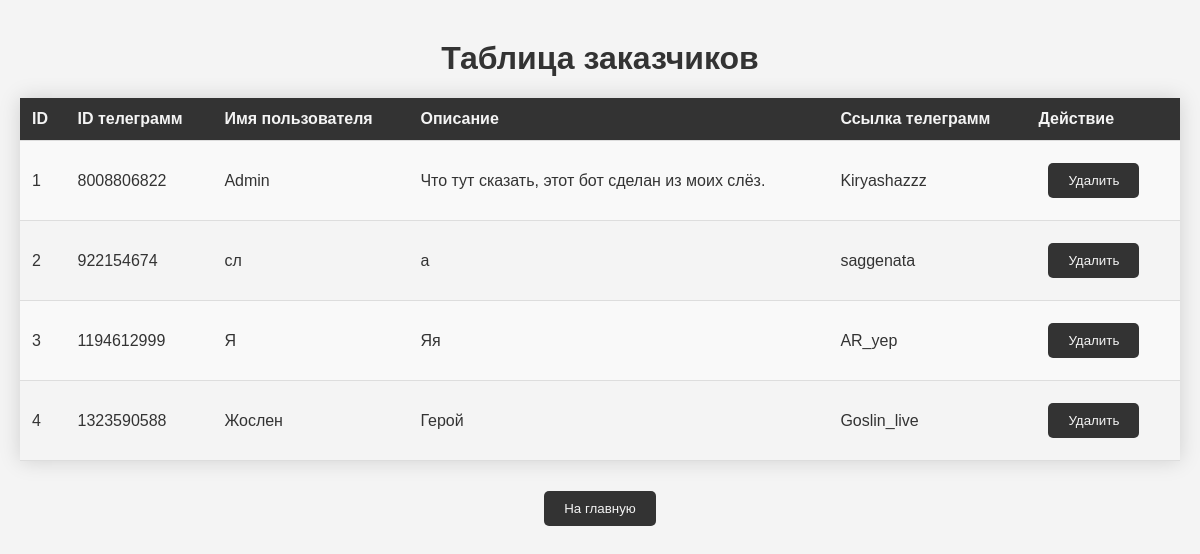
Page /customer on the committed database.
### tables this page shows
CREATE TABLE customer (
                id INTEGER PRIMARY KEY AUTOINCREMENT,
                tgid TEXT UNIQUE,
                name TEXT,
                info TEXT,
                username TEXT
            );

### app.py (the view)
@app.route('/customer')
def customer():
    db = get_db()
    cursor = db.cursor()
    cursor.execute('SELECT * FROM customer')
    rows = cursor.fetchall()
    return render_template('customer.html', rows=rows)

### app.py (called while the page is built)
def get_db():
    db = getattr(g, '_database', None)
    if db is None:
        db = g._database = sqlite3.connect(DATABASE)
    return db

@app.teardown_appcontext
def close_connection(exception):
    db = getattr(g, '_database', None)
    if db is not None:
        db.close()

### templates/customer.html (shortened to what this page needs)
<!DOCTYPE html>
<html lang="en">
<head>
    <link rel="stylesheet" href="{{ url_for('static', filename='styles.css') }}">
</head>
<body>
    <h1>Таблица заказчиков</h1>
    <table>
        <tr>
            <th>ID</th>
            <th>ID телеграмм</th>
            <th>Имя пользователя</th>
            <th>Описание</th>
            <th>Ссылка телеграмм</th>
            <th>Действие</th>
        </tr>
        {% for row in rows %}
        <tr>
            <td>{{ row[0] }}</td>
            <td>{{ row[1] }}</td>
            <td>{{ row[2] }}</td>
            <td>{{ row[3] }}</td>
            <td><a href="https://t.me/{{ row[4] }}" target="_blank">{{ row[4] }}</a></td>
            <td><a href="/delete_customer/{{ row[0] }}"><button>Удалить</button></a></td>
        </tr>
        {% endfor %}
    </table>
    <div class="center">
        <a href="/"><button>На главную</button></a>
    </div>
</body>
</html>

### static/styles.css (style rules this page uses)
body { font-family: Arial, sans-serif; background-color: #f4f4f4; margin: 0; padding: 0; }
h1 { text-align: center; margin-top: 20px; }
table { margin: 20px auto; border-collapse: collapse; width: 80%; box-shadow: 0 0 20px rgba(0, 0, 0, 0.15); }
th, td { padding: 12px; text-align: left; border-bottom: 1px solid #ddd; }
th { background-color: #4CAF50; color: white; }
tr:nth-child(even) { background-color: #f2f2f2; }
button { background-color: #4CAF50; color: white; padding: 10px 20px; border: none; cursor: pointer; margin: 10px; }
a { text-decoration: none; color: white; }

### templates/customer.html (style rules this page uses)
:root { --primary-color: #ffcc00; --secondary-color: #333333; --background-color: #f4f4f4; --text-color: #333333; --accent-color: #ff6600; }
body { font-family: 'Arial', sans-serif; margin: 0; padding: 20px; background-color: var(--background-color); color: var(--text-color); }
h1 { text-align: center; color: var(--secondary-color); }
table { width: 100%; border-collapse: collapse; margin: 20px 0; }
th, td { padding: 12px; text-align: left; border-bottom: 1px solid #ddd; }
th { background-color: var(--secondary-color); color: var(--background-color); }
tr:nth-child(even) { background-color: #f9f9f9; }
a { text-decoration: none; color: var(--secondary-color); }
button { background-color: var(--secondary-color); color: var(--background-color); border: none; padding: 10px 20px; cursor: pointer; border-radius: 5px; transition: background-color 0.3s; }
.center { text-align: center; margin-top: 20px; }

### rows in the picture
customer: id "1", tgid "8008806822", name "Admin", info "Что тут сказать, этот бот сделан из моих слёз.", username "Kiryashazzz"
customer: id "2", tgid "922154674", name "сл", info "а", username "saggenata"
customer: id "3", tgid "1194612999", name "Я", info "Яя", username "AR_yep"
customer: id "4", tgid "1323590588", name "Жослен", info "Герой", username "Goslin_live"
